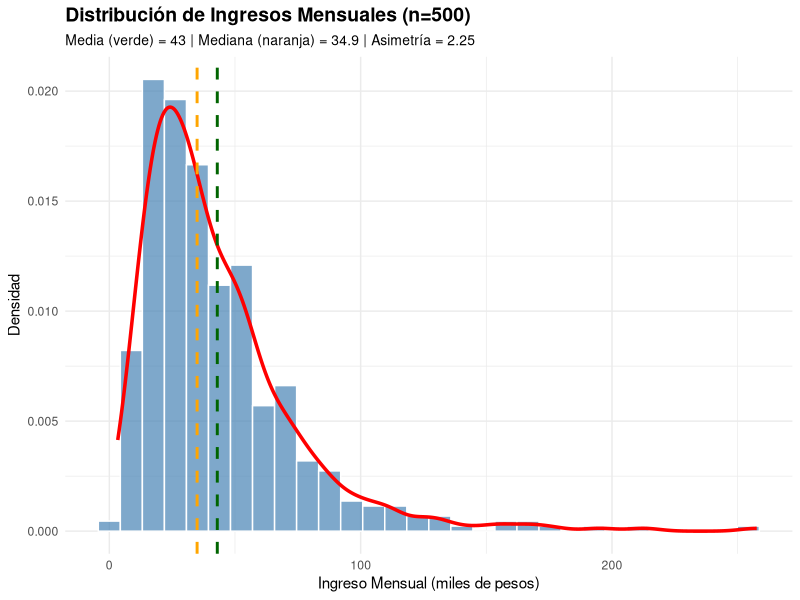

Recreate this plot in R.
# Configuración
set.seed(2024)
library(ggplot2)

# Generar datos de ingresos con distribución log-normal (típica de ingresos)
ingresos <- rlnorm(500, meanlog = 3.5, sdlog = 0.7)

# Crear dataframe
datos <- data.frame(ingreso = ingresos)

# Calcular estadísticas descriptivas
media <- mean(ingresos)
mediana <- median(ingresos)
desv_std <- sd(ingresos)
q1 <- quantile(ingresos, 0.25)
q3 <- quantile(ingresos, 0.75)
iqr <- q3 - q1
skewness <- mean((ingresos - media)^3) / (desv_std^3)

# Crear histograma con líneas de referencia
ggplot(datos, aes(x = ingreso)) +
  geom_histogram(aes(y = after_stat(density)), 
                 bins = 30, 
                 fill = "steelblue", 
                 color = "white", 
                 alpha = 0.7) +
  geom_density(color = "red", size = 1.2) +
  geom_vline(aes(xintercept = media), 
             color = "darkgreen", 
             linetype = "dashed", 
             size = 1) +
  geom_vline(aes(xintercept = mediana), 
             color = "orange", 
             linetype = "dashed", 
             size = 1) +
  labs(title = "Distribución de Ingresos Mensuales (n=500)",
       subtitle = paste0("Media (verde) = ", round(media, 1), 
                        " | Mediana (naranja) = ", round(mediana, 1),
                        " | Asimetría = ", round(skewness, 2)),
       x = "Ingreso Mensual (miles de pesos)",
       y = "Densidad") +
  theme_minimal() +
  theme(plot.title = element_text(face = "bold", size = 14),
        plot.subtitle = element_text(size = 10))

# Imprimir estadísticas adicionales
cat("\n=== ESTADÍSTICAS DESCRIPTIVAS ===\n")
cat("Media:", round(media, 2), "\n")
cat("Mediana:", round(mediana, 2), "\n")
cat("Desv. Estándar:", round(desv_std, 2), "\n")
cat("Q1:", round(q1, 2), "\n")
cat("Q3:", round(q3, 2), "\n")
cat("IQR:", round(iqr, 2), "\n")
cat("Coef. de Variación:", round(desv_std/media, 2), "\n")
cat("Skewness:", round(skewness, 2), "\n")

# Test de normalidad
shapiro_result <- shapiro.test(ingresos)
cat("\nShapiro-Wilk test p-value:", round(shapiro_result$p.value, 6), "\n")

# Porcentaje de observaciones > media
pct_sobre_media <- mean(ingresos > media) * 100
cat("% observaciones > media:", round(pct_sobre_media, 1), "%\n")